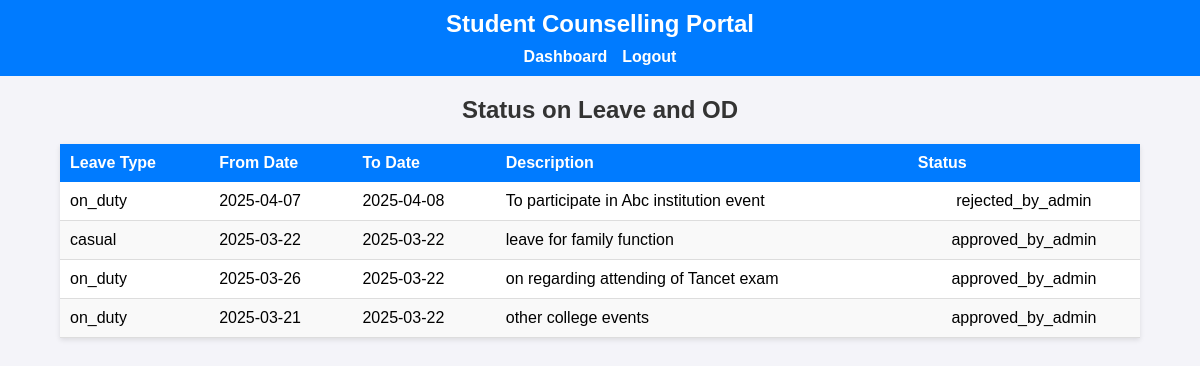
Page /statusonleave.php (signed in) on the committed database.
### tables this page shows
CREATE TABLE `leave_applications` (
  `id` int(11) NOT NULL,
  `student_id` int(11) NOT NULL,
  `leave_type` enum('casual','medical','on_duty') NOT NULL,
  `from_date` date NOT NULL,
  `to_date` date NOT NULL,
  `description` text NOT NULL,
  `status` enum('pending','approved_by_tutor','rejected_by_tutor','approved_by_admin','rejected_by_admin') NOT NULL DEFAULT 'pending',
  `created_at` timestamp NOT NULL DEFAULT current_timestamp()
);

### statusonleave.php (the view, shortened to what this page needs)
<?php
include 'db_connection.php';
$student_id = $_SESSION['student_id'];
$sql = "SELECT leave_type, from_date, to_date, description, status FROM leave_applications WHERE student_id = '$student_id' ORDER BY created_at DESC";
$result = mysqli_query($conn, $sql);
$leave_requests = mysqli_fetch_all($result, MYSQLI_ASSOC);
?>
<!DOCTYPE html>
<html lang="en">
<head>
    <link rel="stylesheet" href="status.css">
</head>
<body>
<header>
    <h1>Student Counselling Portal</h1>
    <nav>
        <ul>
            <li><a href="student_dashboard.php">Dashboard</a></li>
            <li><a href="logout.php">Logout</a></li>
        </ul>
    </nav>
</header>
<div class="dashboard-container">
    <h2>Status on Leave and OD</h2>
    <div class="leave-requests">
        <table>
            <thead>
                <tr>
                    <th>Leave Type</th>
                    <th>From Date</th>
                    <th>To Date</th>
                    <th>Description</th>
                    <th>Status</th>
                </tr>
            </thead>
            <tbody>
                <?php foreach ($leave_requests as $request): ?>
                    <tr>
                        <td><?php echo $request['leave_type']; ?></td>
                        <td><?php echo $request['from_date']; ?></td>
                        <td><?php echo $request['to_date']; ?></td>
                        <td><?php echo $request['description']; ?></td>
                        <td><?php echo $request['status']; ?></td>
                    </tr>
                <?php endforeach; ?>
            </tbody>
        </table>
    </div>
</div>
</body>
</html>

### status.css (style rules this page uses)
body { font-family: Arial, sans-serif; margin: 0; padding: 0; background-color: #f4f4f9; }
header { background-color: #007bff; color: white; padding: 10px 20px; text-align: center; }
header h1 { margin: 0; font-size: 24px; }
header nav ul { list-style: none; padding: 0; margin: 10px 0 0; display: flex; justify-content: center; gap: 15px; }
header nav ul li { display: inline; }
header nav ul li a { color: white; text-decoration: none; font-weight: bold; }
h2 { text-align: center; margin: 20px 0; color: #333; }
table { width: 90%; margin: 20px auto; border-collapse: collapse; background-color: white; box-shadow: 0 2px 5px rgba(0, 0, 0, 0.1); }
table thead { background-color: #007bff; color: white; }
table thead th { padding: 10px; text-align: left; }
table tbody tr { border-bottom: 1px solid #ddd; }
table tbody tr:nth-child(even) { background-color: #f9f9f9; }
table tbody td { padding: 10px; text-align: left; }
table tbody td:last-child { text-align: center; }
a { text-decoration: none; color: inherit; }

### rows in the picture
leave_applications: leave_type "on_duty", from_date "2025-04-07", to_date "2025-04-08", description "To participate in Abc institution event", status "rejected_by_admin"
leave_applications: leave_type "casual", from_date "2025-03-22", to_date "2025-03-22", description "leave for family function", status "approved_by_admin"
leave_applications: leave_type "on_duty", from_date "2025-03-26", to_date "2025-03-22", description "on regarding attending of Tancet exam", status "approved_by_admin"
leave_applications: leave_type "on_duty", from_date "2025-03-21", to_date "2025-03-22", description "other college events", status "approved_by_admin"
